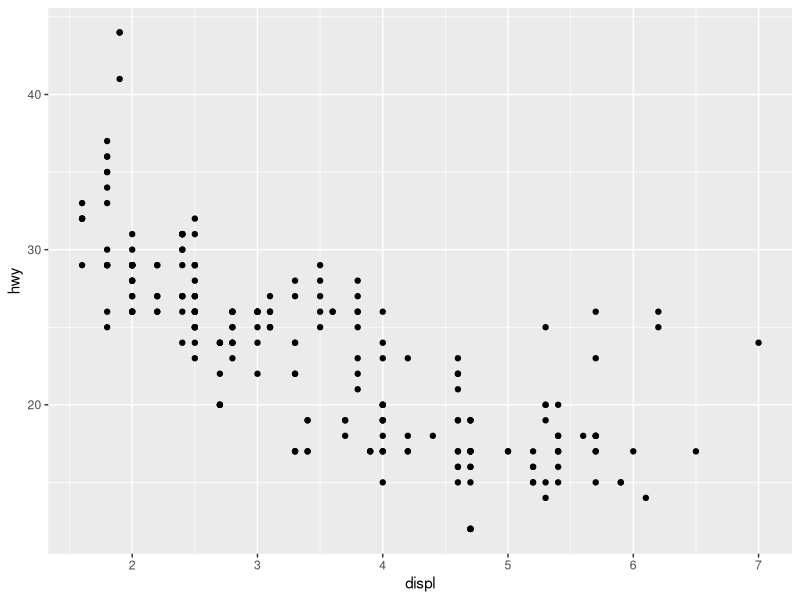
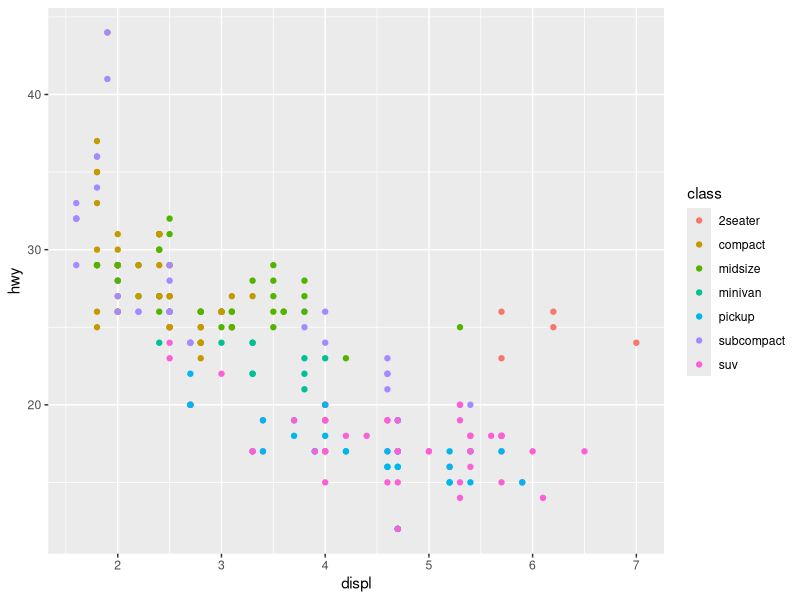
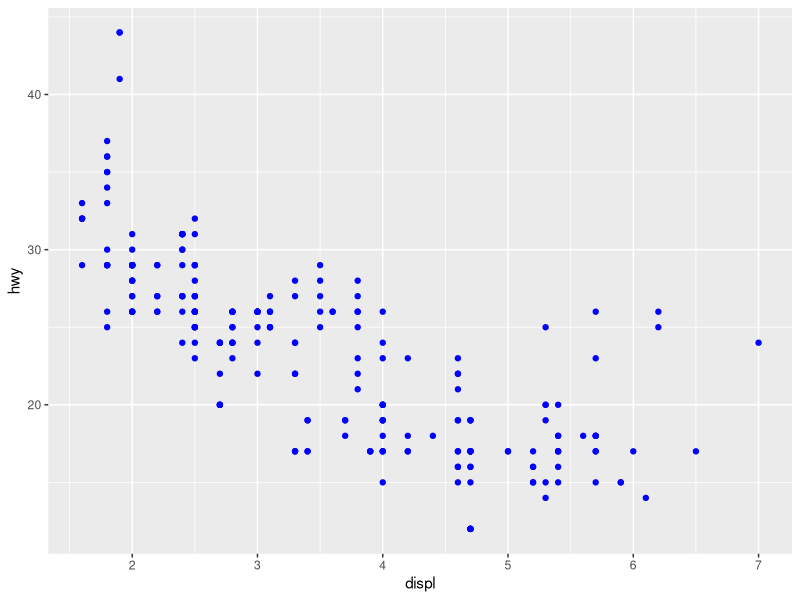
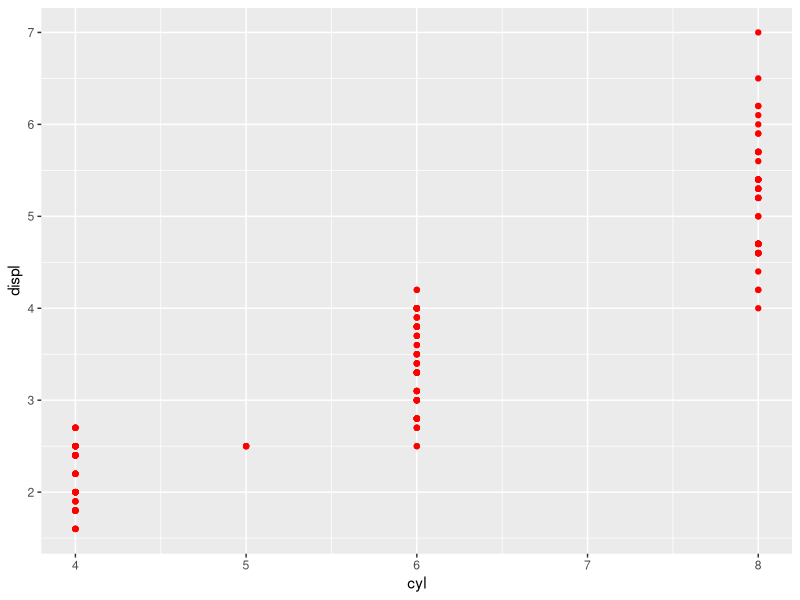
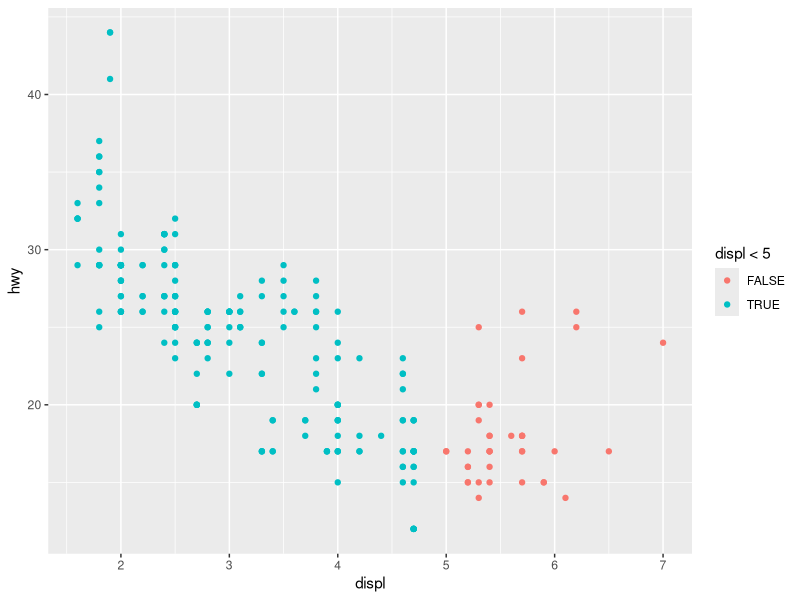
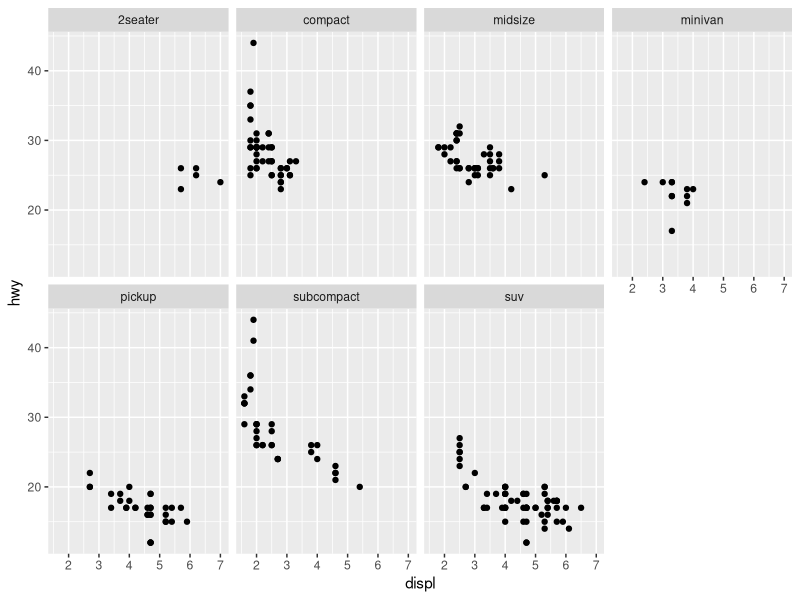
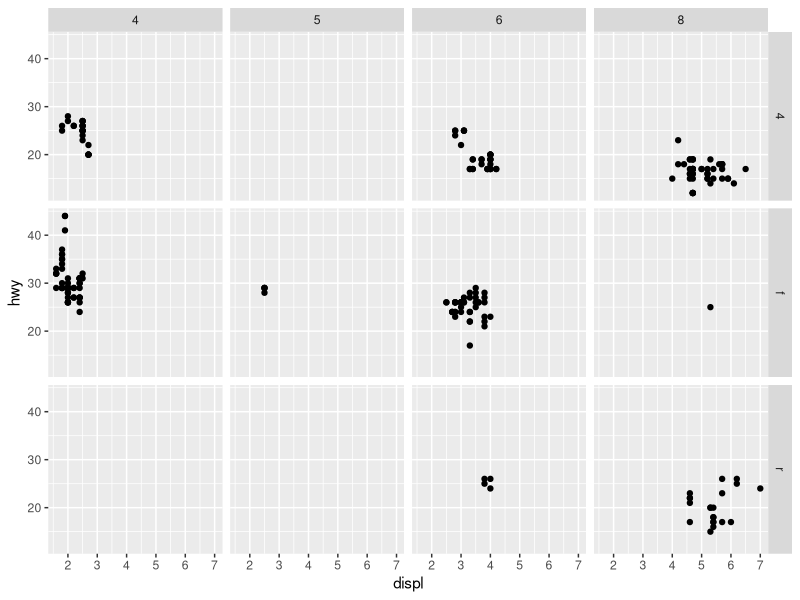
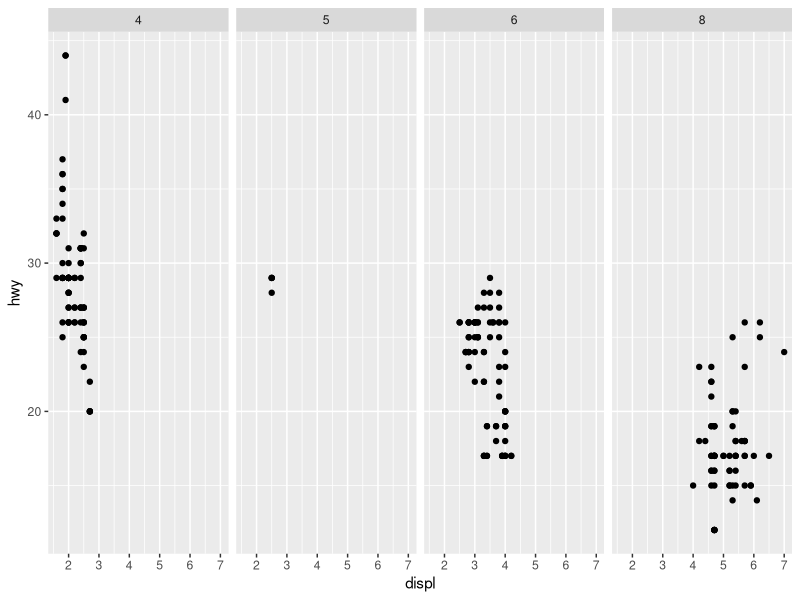

Source code (R) for these figures, in order:

# url: https://r4ds.had.co.nz/

library(tidyverse)



# ------ Do cars with big engines use more fuel than cars with small engines? ------------

mpg %>% ggplot()+geom_point(mapping=aes(x=displ, y=hwy))

# ----------------- 3.3 : Scaling : Adding a third component to scatter plot ----------------------

mpg %>%  ggplot(aes(x=displ, y=hwy, color=class))+geom_point()

ggplot(data = mpg) + 
  geom_point(mapping = aes(x = displ, y = hwy), color = "blue")

mpg %>% ggplot()+geom_point(aes(cyl, displ), color="red")

mpg %>%  ggplot(aes(x=displ, y=hwy, color=displ<5))+geom_point()

# ------------------ 3.5 : Adding more variables using Facets --------------------

mpg %>% ggplot() +
  geom_point(aes(x=displ, y=hwy)) +
  facet_wrap(~class, nrow = 2)

mpg %>% ggplot() +
  geom_point(aes(x=displ, y=hwy)) +
  facet_grid(drv~cyl)

mpg %>% ggplot() +
  geom_point(aes(x=displ, y=hwy)) +
  facet_grid(.~cyl)

ggplot(data = mpg) + 
  geom_point(mapping = aes(x = displ, y = hwy)) +
  facet_grid(drv ~ .)

# --------------- Geom : describing the same data with different visuals  ---------------------

# scatterplot
ggplot(data = mpg) + 
  geom_point(mapping = aes(x = displ, y = hwy))

# line chart
ggplot(data = mpg) + 
  geom_smooth(mapping = aes(x = displ, y = hwy))

ggplot(data = mpg) + 
  geom_smooth(mapping = aes(x = displ, y = hwy, linetype = drv))

# grouping the data in the plot

ggplot(data = mpg) +
  geom_smooth(mapping = aes(x = displ, y = hwy))

ggplot(data = mpg) +
  geom_smooth(mapping = aes(x = displ, y = hwy, group = drv))

ggplot(data = mpg) +
  geom_smooth(
    mapping = aes(x = displ, y = hwy, color = drv),
    show.legend = FALSE
  )

# ------------ 3.6 : Displaying multiple geoms ---------------------

mpg %>% ggplot(aes(displ, hwy))+ 
  geom_point()+
  geom_smooth()

ggplot(data = mpg, mapping = aes(x = displ, y = hwy, color = drv)) + 
  geom_point() + 
  geom_smooth(se = FALSE)


ggplot(data = mpg, mapping = aes(x = displ, y = hwy, color = drv)) + 
  geom_point() + 
  geom_smooth()

# ------------------------ 3.6: Exercices Recreating Graphs --------------

mpg %>% ggplot(aes(displ, hwy)) +
  geom_point() +
  geom_smooth()

mpg %>% ggplot(aes(displ, hwy)) +
  geom_point() +
  geom_smooth(aes(group = drv), se = FALSE)

mpg %>% ggplot(aes(displ, hwy, color=drv)) +
  geom_point()+
  geom_smooth(se=FALSE)

mpg %>%  ggplot(aes(displ, hwy))+
  geom_point(aes(color=drv))+
  geom_smooth(se=FALSE)

mpg %>% ggplot(aes(displ, hwy))+
  geom_point(aes(color=drv)) +
  geom_smooth(aes(linetype=drv), se=FALSE)


# ---------------------- 3.7 : Statistical transformations ------------------

diamonds %>%  ggplot()+
  geom_bar(aes(cut))

ggplot(data = diamonds) + 
  stat_summary(
    mapping = aes(x = cut, y = depth),
    fun.ymin = min,
    fun.ymax = max,
    fun.y = median
  )

# ----------------- 3.8 : Position adjustements with bar charts -----------------------------

diamonds %>% ggplot() +
  geom_bar(aes(cut, fill=cut))

diamonds %>% ggplot() +
  geom_bar(aes(cut, fill=clarity))

diamonds %>% ggplot(aes(cut, fill=clarity))+
  geom_bar(alpha=1/4, position = "identity")

ggplot(data = diamonds, mapping = aes(x = cut, colour = clarity)) + 
  geom_bar(fill = NA, position = "identity")

# fill: comparing proportion percentages
ggplot(data = diamonds) + 
  geom_bar(mapping = aes(x = cut, fill = clarity), position = "fill")

# dodge: make variables besides each other
ggplot(data = diamonds) + 
  geom_bar(mapping = aes(x = cut, fill = clarity), position = "dodge")

# jitter: add random noise to each point to spread out value. not one point for 109 abservations
ggplot(data = mpg) + 
  geom_point(mapping = aes(x = displ, y = hwy), position = "jitter")

ggplot(data = mpg, mapping = aes(x = cty, y = hwy)) + 
  geom_point(position="jitter")

# ---------------- 3.9 : Coordinate systems ------------------------------

# coord_flip: make bar plot horizontal

ggplot(data = mpg, mapping = aes(x = class, y = hwy)) + 
  geom_boxplot()

ggplot(data = mpg, mapping = aes(x = class, y = hwy)) + 
  geom_boxplot() +
  coord_flip()

# quick_map() : set ratio for maps

nz <- map_data("nz")

ggplot(nz, aes(long, lat, group = group)) +
  geom_polygon(fill = "white", colour = "black")

ggplot(nz, aes(long, lat, group = group)) +
  geom_polygon(fill = "white", colour = "black") +
  coord_quickmap()

# coord_polar : make bar chart as polar coordinates

bar <- ggplot(data = diamonds) + 
  geom_bar(
    mapping = aes(x = cut, fill = cut), 
    show.legend = FALSE,
    width = 1
  ) + 
  theme(aspect.ratio = 1) +
  labs(x = NULL, y = NULL)

bar + coord_flip()
bar + coord_polar()






